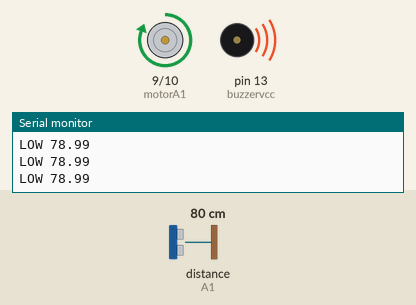
Simulated run of this sketch. Board: Arduino Uno, built with avr-gcc and run on an emulated ATmega328P. Shown: motor-driver pin pairs drawn as motors (green arrow = first pin HIGH = forward, orange = second pin HIGH = backward, longer = more drive, scaled by the enable pin), buzzer (waves = sounding, pin HIGH), the last lines printed to the serial monitor. Wiring (inferred from the names in the program): ultrasonic range finder: trigger A0; echo A1. Inputs (shaded band) come from the test bench; at power-on: distance to the obstacle (sensor on A1) 80 cm. The echo pulse lasts 58.3 µs per cm; pins used as bus, display or sensor lines are not drawn.

Above: at 1.2 s.
1.3 s: distance to the obstacle (sensor on A1) set to 27 cm
2.8 s: distance to the obstacle (sensor on A1) set to 23 cm
At 3.6 s:
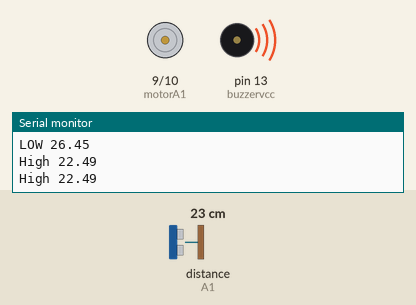
4.5 s: distance to the obstacle (sensor on A1) set to 36 cm
6.6 s: distance to the obstacle (sensor on A1) set to 45 cm
At 7.7 s:
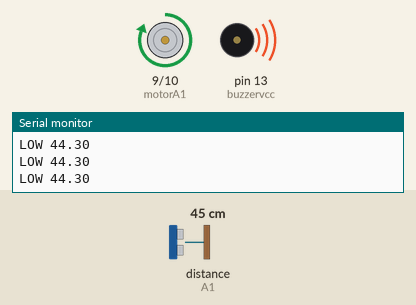
8.1 s: distance to the obstacle (sensor on A1) set to 2 cm
At 9.5 s:
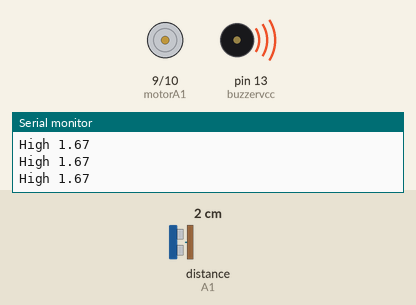
Timing chart, 0 to 10.7 s (numbered marks = the images above; inputs shaded):
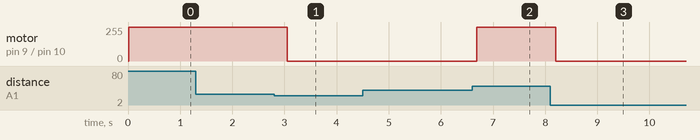

Measured:
- the behaviour switches between 25 and 24 cm on distance to the obstacle (sensor on A1) (found by bisection; images 0 and 1)
- the behaviour switches between 40 and 41 cm on distance to the obstacle (sensor on A1) (found by bisection; images 1 and 2)
- after the input at 2.8 s, motor on pin 9 (motorA1) / pin 10 (motorA2): forward 255/255 → stopped after 0.25 s
- after the input at 6.6 s, motor on pin 9 (motorA1) / pin 10 (motorA2): stopped → forward 255/255 after 0.09 s
- after the input at 8.1 s, motor on pin 9 (motorA1) / pin 10 (motorA2): forward 255/255 → stopped after 0.10 s

The sketch:

Water_Level_Detector.ino
```cpp
#define trigPin  A0         // Assign PIN A0 as trigPin (Connect ARDUINO UNO "A0" pin with Ultrasonic Sonar Sensor "TRIG" Pin)
#define echoPin  A1         // Assign PIN A1 as echoPin (Connect ARDUINO UNO "A1" pin with Ultrasonic Sonar Sensor "ECHO" Pin)
int motorA1=9;
int motorA2=10;
int motorEN=11;
int buzzervcc=13;
int count;
float search(void)
  {
    float duration = 0.00;                // Float type variable declaration
    float CM = 0.00;

      digitalWrite(trigPin, LOW);        // Trig_pin output as OV (Logic Low-Level)
      delayMicroseconds(2);              // Delay for 2 us

      //Send 10us High Pulse to Ultra-Sonic Sonar Sensor "trigPin"
      digitalWrite(trigPin, HIGH);       // Trig_pin output as 5V (Logic High-Level)
      delayMicroseconds(10);             // Delay for 10 us

      digitalWrite(trigPin, LOW);        // Trig_pin output as OV (Logic Low-Level)
    duration = pulseIn(echoPin, HIGH); // Start counting time, upto again "echoPin" back to Logical "High-Level" and puting the "time" into a variable called "duration"
    CM = (duration / 58.82); //Convert distance into CM.

   return CM;
  }

  void motorforward()
  {
  digitalWrite(motorA1, HIGH);
  digitalWrite(motorA2, LOW);
  }

  void motorbackward()
  {
  digitalWrite(motorA1, LOW);
  digitalWrite(motorA2, HIGH);
  }
  void motorstop()
  {
  digitalWrite(motorA1, LOW);
  digitalWrite(motorA2, LOW);
  }


void setup() {
    pinMode(trigPin, OUTPUT);
    pinMode(echoPin, INPUT);
    pinMode(motorA1,OUTPUT);
    pinMode(motorA2,OUTPUT);
    pinMode(buzzervcc,OUTPUT);
    digitalWrite(buzzervcc,HIGH);
    Serial.begin(9600);
}
void loop() {
  float motorspeed;
  motorspeed= 255;
  analogWrite(motorEN, motorspeed);
  float cm=search();

  if(cm<24){
       motorstop();
       Serial.print("High ");
       Serial.println(cm);
       delay(300);
   }
   else if(cm>24 && cm<40 && count==1){
        motorstop();
        //motorforward();
        Serial.print("Medium ");
        Serial.println(cm);
        delay(300);
   }
   else{
       while(1){
       cm=search();
       if(cm<24)
       break;
       motorforward();
       Serial.print("LOW ");
       Serial.println(cm);
       count=1;
       delay(300);
    }
  }
}
```
